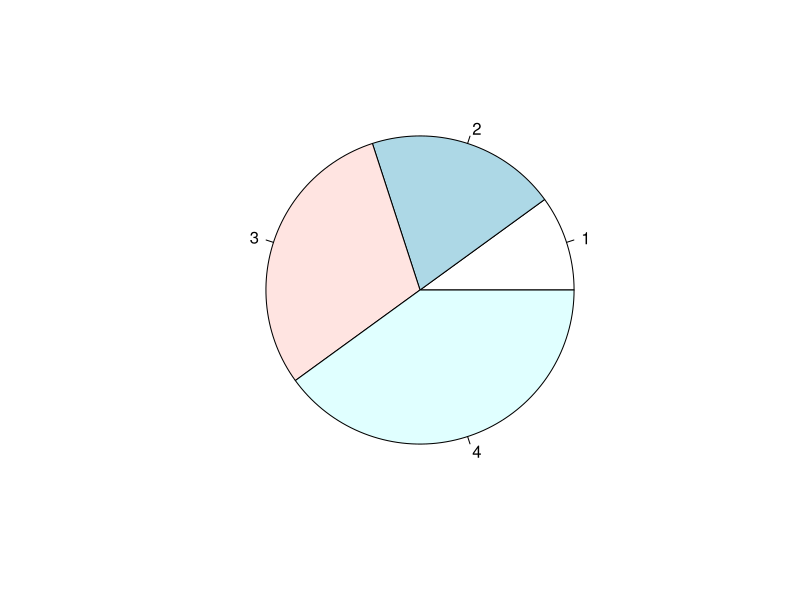
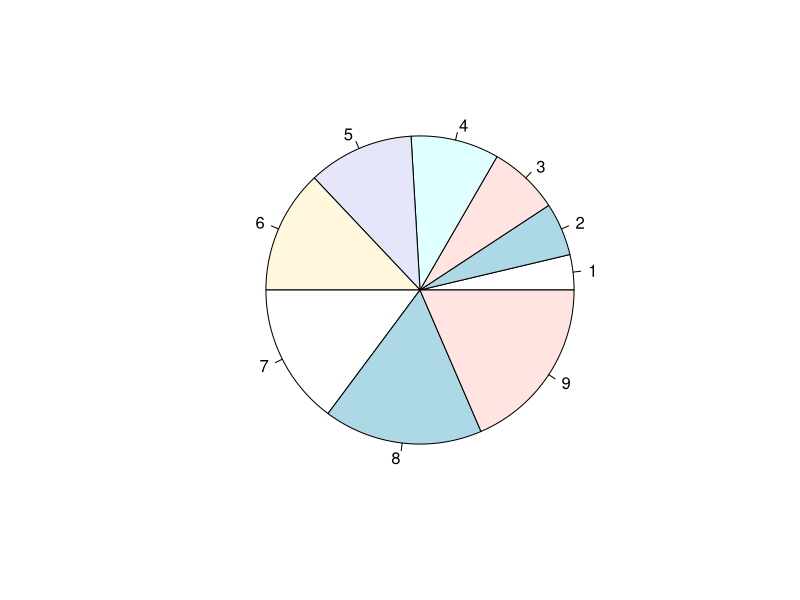
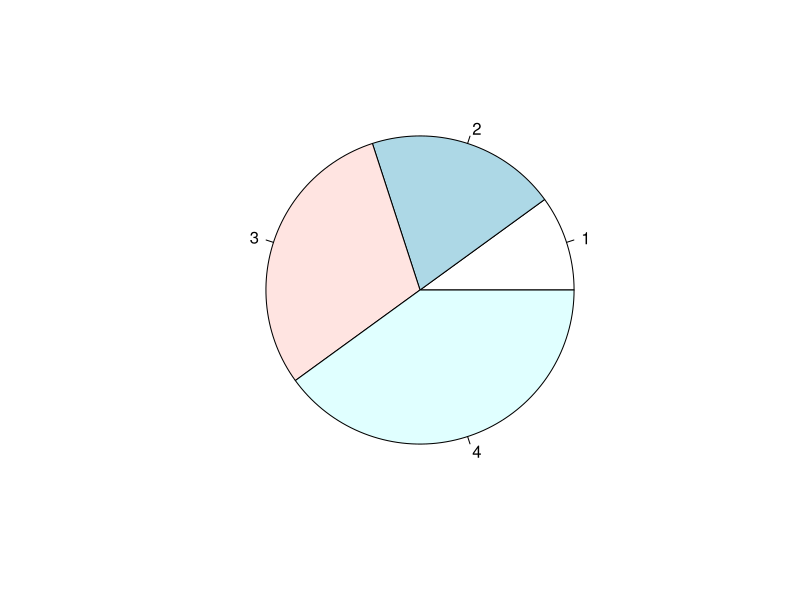
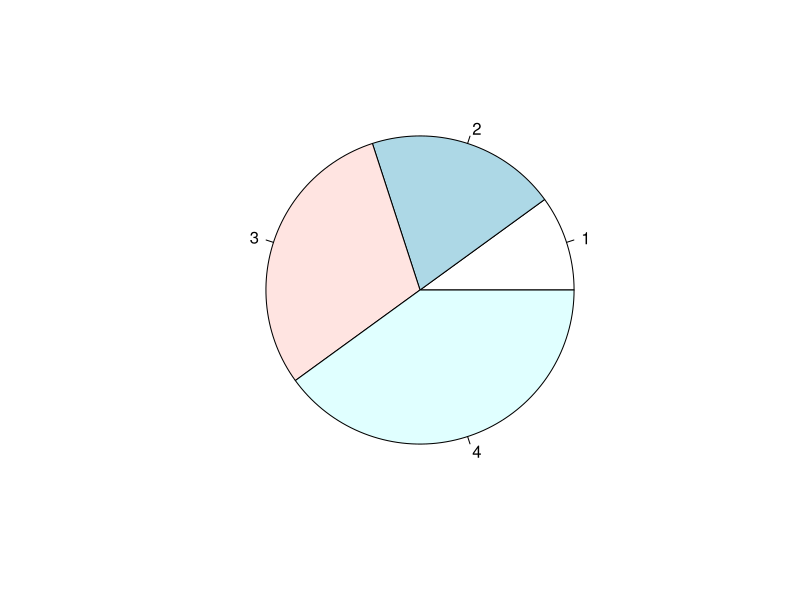
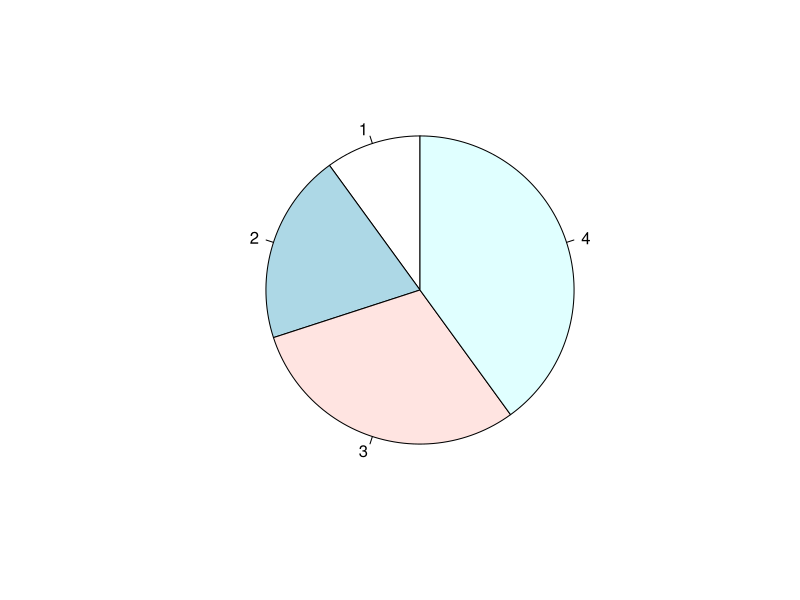
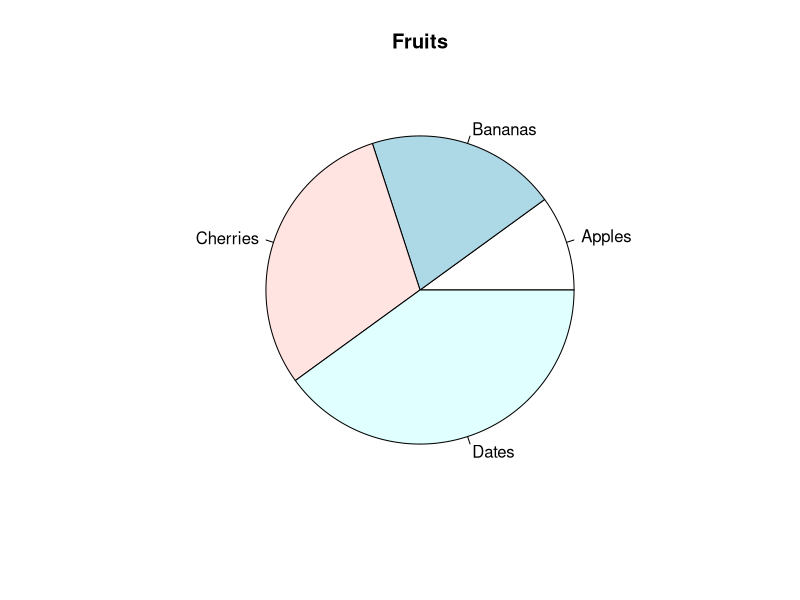
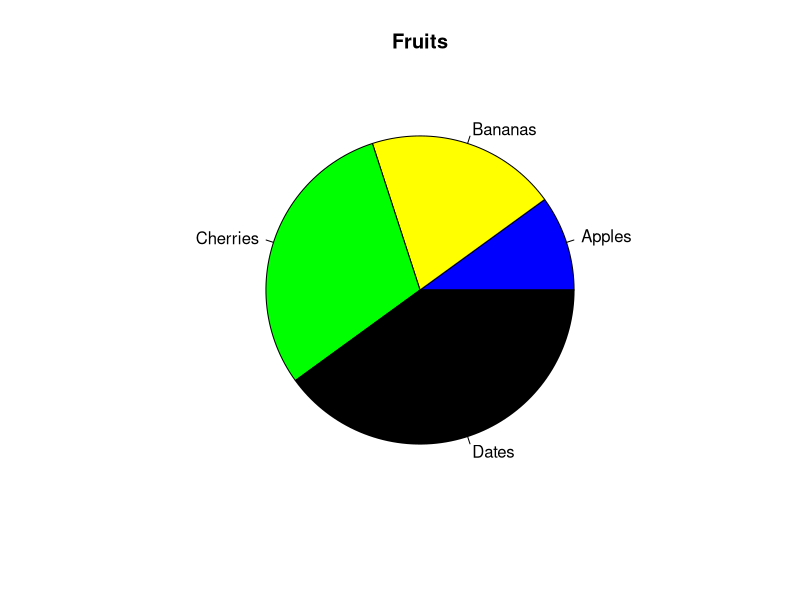
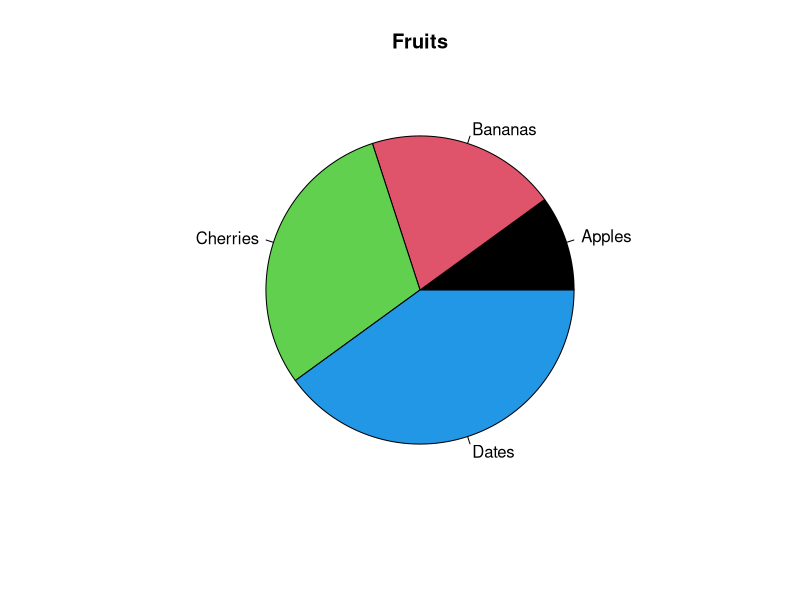

The R source for these figures, in order: (Note: this script raises an error after producing the figures.)
x<-c(10,20,30,40)
y<-seq(10,50,by=5)
pie(x)
pie(y)
#By default, the plotting of the first pie starts from the x-axis and move counterclockwise.
#Note: The size of each pie is determined by comparing the value with all the other values, by using this formula:
  #The value divided by the sum of all values: x/sum(x)
x/sum(x)
pie(x)

#Start Angle
#The value of init.angle is defined with angle in degrees, where default angle is 0.
pie(x)
pie(x,init.angle=90)

#-------------------Labels:lebel="" and Header:main=""-------
# Create a vector of pies
x <- c(10,20,30,40)

# Create a vector of labels
mylabel <- c("Apples", "Bananas", "Cherries", "Dates")

# Display the pie chart with labels
pie(x, label = mylabel, main = "Fruits")

#colours:
# Create a vector of colors
colors <- c("blue", "yellow", "green", "black")

# Display the pie chart with colors
pie(x, label = mylabel, main = "Fruits", col = colors)
pie(x, label = mylabel, main = "Fruits", col = 1:length(x))
#-----------------------------legend----

#Legend:
x
# Create a vector of labels
anylabel <- c("Apples", "Bananas", "Cherries", "Dates")
# Create a vector of colors
colors <- c("blue", "yellow", "green", "black")

pie(x,col=colors,label = anylabel,main="pie charts")
legend("top",anylabel,fill=colors)

#the legend can be positioned as either:
#bottomright, bottom, bottomleft, left, topleft, top, topright, right, center

#-------------------------------3d pie chart-----------------------------
library(plotrix)
g<-c(21,62,10,30)
pie(g)
lbl<-c("green","rajshahi","dubai","qatar")
pie3D(g,label=lbl,explode=.1)
pie3D(g,explode=.2,labels= lbl,col=colors)

pie3D(x,labels = lbl,explode = 0.1, main = "Pie Chart of Countries ")
